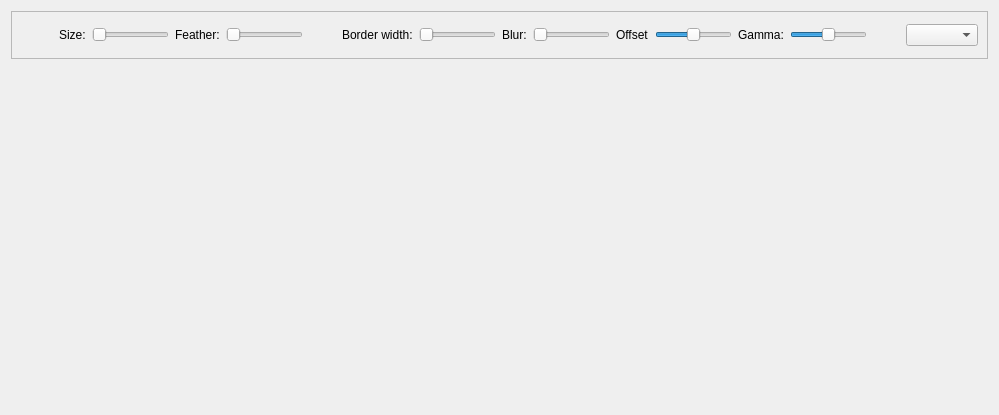
<?xml version="1.0" encoding="UTF-8"?>
<ui version="4.0">
 <class>omni::ui::Blend</class>
 <widget class="QWidget" name="omni::ui::Blend">
  <property name="geometry">
   <rect>
    <x>0</x>
    <y>0</y>
    <width>999</width>
    <height>415</height>
   </rect>
  </property>
  <property name="windowTitle">
   <string>Form</string>
  </property>
  <layout class="QVBoxLayout" name="verticalLayout">
   <item>
    <widget class="QFrame" name="toolbar">
     <property name="maximumSize">
      <size>
       <width>16777215</width>
       <height>48</height>
      </size>
     </property>
     <property name="frameShape">
      <enum>QFrame::StyledPanel</enum>
     </property>
     <property name="frameShadow">
      <enum>QFrame::Sunken</enum>
     </property>
     <layout class="QHBoxLayout" name="horizontalLayout_5">
      <item>
       <widget class="QWidget" name="widget_4" native="true">
        <property name="minimumSize">
         <size>
          <width>32</width>
          <height>32</height>
         </size>
        </property>
        <property name="maximumSize">
         <size>
          <width>32</width>
          <height>32</height>
         </size>
        </property>
       </widget>
      </item>
      <item>
       <widget class="QLabel" name="lbSize">
        <property name="text">
         <string>Size:</string>
        </property>
       </widget>
      </item>
      <item>
       <widget class="QSlider" name="sliderSize">
        <property name="sizePolicy">
         <sizepolicy hsizetype="Expanding" vsizetype="Fixed">
          <horstretch>0</horstretch>
          <verstretch>0</verstretch>
         </sizepolicy>
        </property>
        <property name="minimumSize">
         <size>
          <width>32</width>
          <height>0</height>
         </size>
        </property>
        <property name="maximumSize">
         <size>
          <width>128</width>
          <height>16777215</height>
         </size>
        </property>
        <property name="minimum">
         <number>1</number>
        </property>
        <property name="maximum">
         <number>100</number>
        </property>
        <property name="orientation">
         <enum>Qt::Horizontal</enum>
        </property>
       </widget>
      </item>
      <item>
       <widget class="QLabel" name="lbFeather">
        <property name="text">
         <string>Feather:</string>
        </property>
       </widget>
      </item>
      <item>
       <widget class="QSlider" name="sliderFeather">
        <property name="sizePolicy">
         <sizepolicy hsizetype="Expanding" vsizetype="Fixed">
          <horstretch>0</horstretch>
          <verstretch>0</verstretch>
         </sizepolicy>
        </property>
        <property name="maximumSize">
         <size>
          <width>128</width>
          <height>16777215</height>
         </size>
        </property>
        <property name="maximum">
         <number>100</number>
        </property>
        <property name="orientation">
         <enum>Qt::Horizontal</enum>
        </property>
       </widget>
      </item>
      <item>
       <spacer name="spacer">
        <property name="orientation">
         <enum>Qt::Horizontal</enum>
        </property>
        <property name="sizeHint" stdset="0">
         <size>
          <width>40</width>
          <height>20</height>
         </size>
        </property>
       </spacer>
      </item>
      <item>
       <widget class="QLabel" name="lbBorderWidth">
        <property name="text">
         <string>Border width:</string>
        </property>
       </widget>
      </item>
      <item>
       <widget class="QSlider" name="sliderBorderWidth">
        <property name="orientation">
         <enum>Qt::Horizontal</enum>
        </property>
       </widget>
      </item>
      <item>
       <widget class="QLabel" name="lbBlur">
        <property name="text">
         <string>Blur:</string>
        </property>
       </widget>
      </item>
      <item>
       <widget class="QSlider" name="sliderBlur">
        <property name="sizePolicy">
         <sizepolicy hsizetype="Expanding" vsizetype="Fixed">
          <horstretch>0</horstretch>
          <verstretch>0</verstretch>
         </sizepolicy>
        </property>
        <property name="maximumSize">
         <size>
          <width>128</width>
          <height>16777215</height>
         </size>
        </property>
        <property name="maximum">
         <number>100</number>
        </property>
        <property name="orientation">
         <enum>Qt::Horizontal</enum>
        </property>
       </widget>
      </item>
      <item>
       <widget class="QLabel" name="lbOffset">
        <property name="text">
         <string>Offset</string>
        </property>
       </widget>
      </item>
      <item>
       <widget class="QSlider" name="sliderOffset">
        <property name="sizePolicy">
         <sizepolicy hsizetype="Expanding" vsizetype="Fixed">
          <horstretch>0</horstretch>
          <verstretch>0</verstretch>
         </sizepolicy>
        </property>
        <property name="maximumSize">
         <size>
          <width>128</width>
          <height>16777215</height>
         </size>
        </property>
        <property name="minimum">
         <number>-100</number>
        </property>
        <property name="maximum">
         <number>100</number>
        </property>
        <property name="tracking">
         <bool>true</bool>
        </property>
        <property name="orientation">
         <enum>Qt::Horizontal</enum>
        </property>
        <property name="invertedAppearance">
         <bool>false</bool>
        </property>
        <property name="invertedControls">
         <bool>false</bool>
        </property>
        <property name="tickPosition">
         <enum>QSlider::NoTicks</enum>
        </property>
       </widget>
      </item>
      <item>
       <widget class="QLabel" name="lbGamma">
        <property name="text">
         <string>Gamma:</string>
        </property>
       </widget>
      </item>
      <item>
       <widget class="QSlider" name="sliderGamma">
        <property name="maximumSize">
         <size>
          <width>128</width>
          <height>16777215</height>
         </size>
        </property>
        <property name="minimum">
         <number>-100</number>
        </property>
        <property name="maximum">
         <number>100</number>
        </property>
        <property name="orientation">
         <enum>Qt::Horizontal</enum>
        </property>
       </widget>
      </item>
      <item>
       <spacer name="horizontalSpacer">
        <property name="orientation">
         <enum>Qt::Horizontal</enum>
        </property>
        <property name="sizeHint" stdset="0">
         <size>
          <width>40</width>
          <height>20</height>
         </size>
        </property>
       </spacer>
      </item>
      <item>
       <widget class="QComboBox" name="comboBox"/>
      </item>
     </layout>
    </widget>
   </item>
   <item>
    <widget class="QWidget" name="widget_5" native="true"/>
   </item>
  </layout>
 </widget>
 <resources/>
 <connections/>
</ui>
